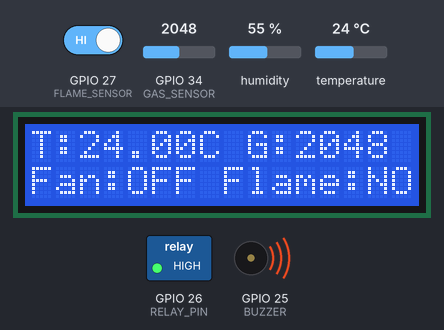
Simulated run of this sketch. Board: ESP32. Shown: 16×2 character LCD, switched loads named in the sketch (green lamp = pin HIGH), buzzer (waves = sounding, pin HIGH). The inputs (shaded band) are chosen by the test bench; at power-on: temperature 24 °C, GPIO 27 (FLAME_SENSOR) HIGH, GPIO 34 (GAS_SENSOR) = 2048, humidity 55 %. What the sketch prints to the serial monitor is not drawn.

Above: at 3.2 s.
3.3 s: temperature set to 28 °C
At 5.4 s:
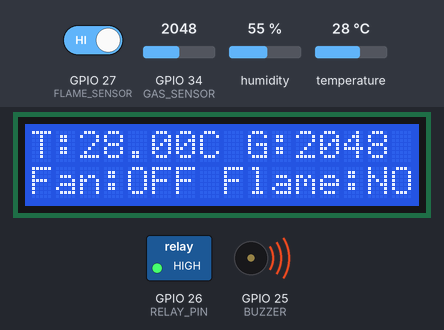
5.7 s: temperature set to 31 °C
At 6.7 s:
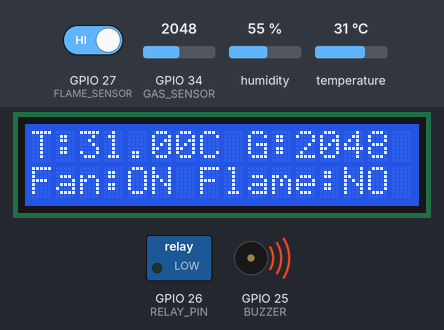
7.8 s: GPIO 27 (FLAME_SENSOR) driven LOW
At 9.1 s:
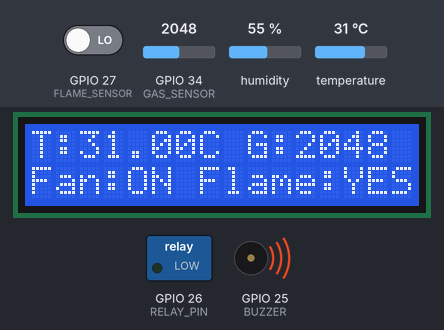
9.9 s: temperature set to 12 °C
At 11.5 s:
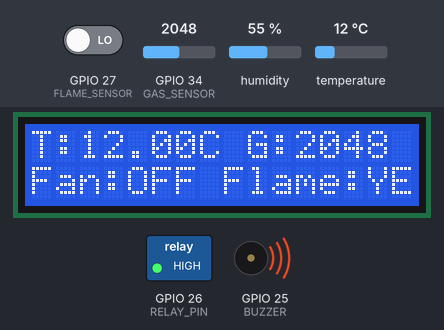
11.9 s: GPIO 34 (GAS_SENSOR) set to 1460
At 13.7 s:
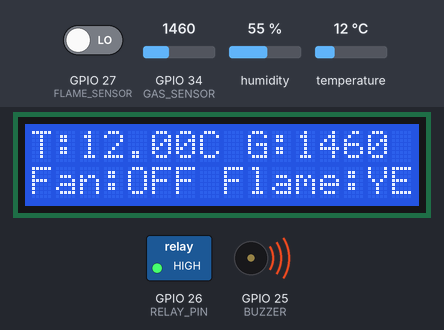
14.0 s: GPIO 27 (FLAME_SENSOR) driven HIGH
At 15.2 s:
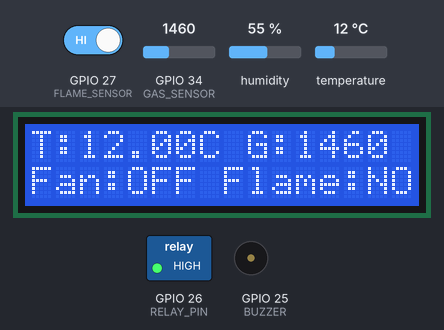
Timing chart, 0 to 17.0 s (numbered marks = the images above; inputs shaded):
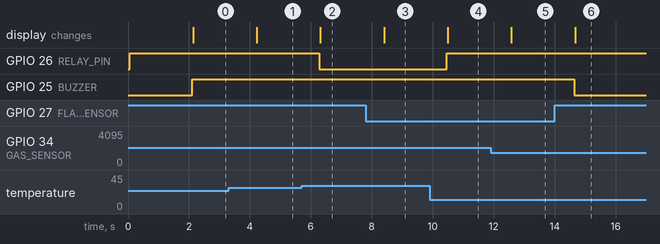

Measured:
- the behaviour switches between 29 and 30 °C on temperature (found by bisection; images 1 and 2)
- after the input at 3.3 s, the display: changes after 0.93 s (image 1)
- after the input at 5.7 s, GPIO 26 (RELAY_PIN): HIGH → LOW after 0.58 s; the display: changes after 0.62 s (image 2)
- after the input at 7.8 s, the display: changes after 0.60 s (image 3)
- after the input at 9.9 s, GPIO 26 (RELAY_PIN): LOW → HIGH after 0.56 s; the display: changes after 0.59 s (image 4)
- after the input at 11.9 s, the display: changes after 0.68 s (image 5)
- after the input at 14.0 s, GPIO 25 (BUZZER): HIGH → LOW after 0.64 s; the display: changes after 0.67 s (image 6)

The sketch:

Smart_Kitchen_Safety_System.ino.ino
```cpp
#include <DHT.h>
#include <Wire.h>
#include <LiquidCrystal_I2C.h>


#define DHTPIN 4
#define DHTTYPE DHT11

#define GAS_SENSOR 34
#define FLAME_SENSOR 27

#define RELAY_PIN 26
#define BUZZER 25


DHT dht(DHTPIN, DHTTYPE);

LiquidCrystal_I2C lcd(0x27,16,2);


int temperature_limit = 30;

void setup()
{

Serial.begin(115200);

dht.begin();

lcd.init();
lcd.backlight();


pinMode(GAS_SENSOR,INPUT);
pinMode(FLAME_SENSOR,INPUT);

pinMode(RELAY_PIN,OUTPUT);
pinMode(BUZZER,OUTPUT);


digitalWrite(RELAY_PIN,HIGH);
digitalWrite(BUZZER,LOW);


lcd.setCursor(0,0);
lcd.print("Smart Fan System");

delay(2000);

lcd.clear();

}


void loop()
{

float temp = dht.readTemperature();

int gasValue = analogRead(GAS_SENSOR);

int flameStatus = digitalRead(FLAME_SENSOR);


Serial.print("Temperature:");
Serial.println(temp);

Serial.print("Gas:");
Serial.println(gasValue);


bool fanStatus=false;


// Temperature Control

if(temp >= temperature_limit)
{

digitalWrite(RELAY_PIN,LOW);
fanStatus=true;

}
else
{

digitalWrite(RELAY_PIN,HIGH);
fanStatus=false;

}


// Gas and Flame Detection

if(gasValue > 1500 || flameStatus == LOW)
{

digitalWrite(BUZZER,HIGH);

}
else
{

digitalWrite(BUZZER,LOW);

}


// LCD Display


lcd.clear();

lcd.setCursor(0,0);
lcd.print("T:");
lcd.print(temp);
lcd.print("C ");

lcd.print("G:");
lcd.print(gasValue);


lcd.setCursor(0,1);


if(fanStatus)
{
lcd.print("Fan:ON ");
}
else
{
lcd.print("Fan:OFF ");
}


if(flameStatus==LOW)
{
lcd.print("Flame:YES");
}
else
{
lcd.print("Flame:NO");
}


delay(1000);

}
```
